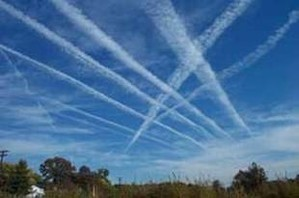
%> input picture con8.jpg, 299 x 198 px
$ octave main.m   (GNU Octave 9; MATLAB toolbox functions it lacks are replaced by stand-ins)
%> lines starting %> are read from the running program, lines starting %| are printed output that depends on the picture; in (x1, y1, x2, y2) boxes, pixels count from 0 and x2, y2 are one past the last pixel; in counts of white or black regions, pixels touching at a corner belong together; the program's own positions count from 1
clear all
close all
clc

I = imread('con8.jpg');
%> I is the input picture: size 198x299x3 uint8; mean R, G, B 73.1, 112.4, 152.9
I = I(1:150,:,:);
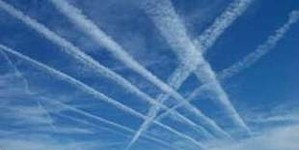
%> I: size 150x299x3 uint8; mean R, G, B 68.9, 115, 165.7
Igray = rgb2gray(im2double(I));
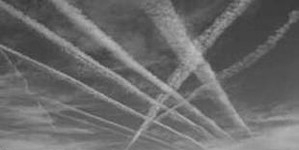
%> Igray: size 150x299 double; min 0.212, max 0.76, mean 0.42


thresholdRatio = 2.0; % a threshold of 1.9-2.1 seemed giving good results
                       % in out small and limited experiments so far

% Generating a grayscale image with the sky subtracted from it
Ithresh = Igray;
for i = 1:size(Igray,1)
    for j = 1:size(Igray,2);
        if(I(i,j,3)/ I(i,j,1) > thresholdRatio)
            Ithresh(i,j) = 0;
        end
    end
end
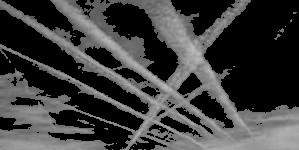
%> Ithresh: size 150x299 double; min 0, max 0.76, mean 0.242

% Generating a Binary image of the grayscale image
Ithresh2 = zeros(size(Igray));
for i = 1:size(Igray,1)
    for j = 1:size(Igray,2);
        if(I(i,j,3)/ I(i,j,1) > thresholdRatio)
            Ithresh2(i,j) = 0;
        else
            Ithresh2(i,j) = 1;
        end
    end
end
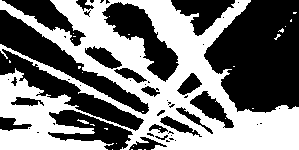
%> Ithresh2: size 150x299 double; values 0 (black) and 1 (white), 47.6% white; 28 white regions (26 under 20 px), largest, box (x1, y1, x2, y2) and area: (0, 0, 299, 150) 21239, (77, 119, 89, 124) 28

% line stores the images with individualcontrails from the images
lines = zeros(size(Ithresh,1),size(Ithresh,2),1);
Ithresh3 = Ithresh2;
k = 1;
%> (the run ends here)
